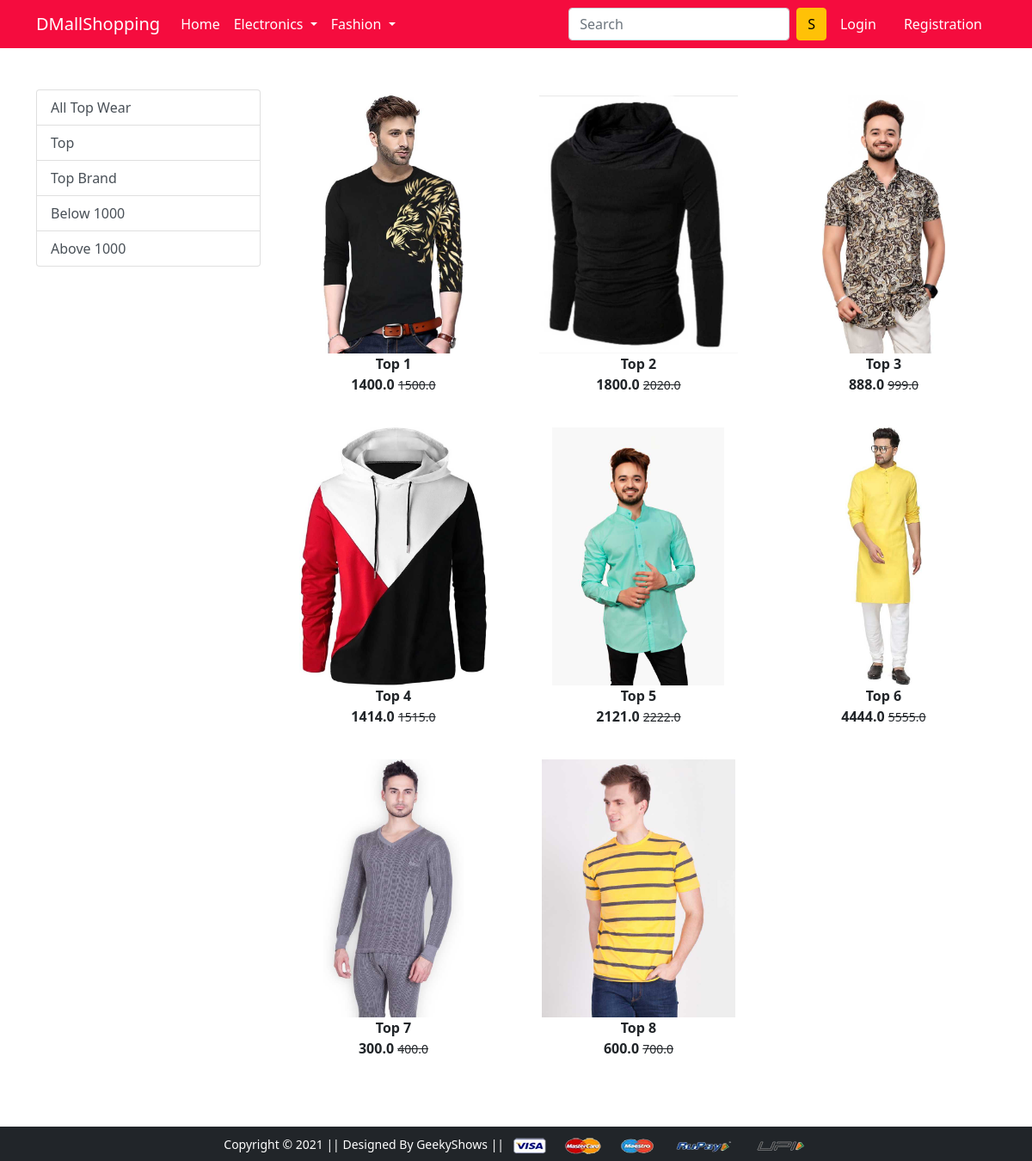
Screenshot of /topwear/ with the database file from the repository.
### app/models.py (models this page shows, shortened)
class Product(models.Model):
   title = models.CharField(max_length=200)
   selling_price = models.FloatField()
   discounted_price = models.FloatField()
   decription = models.TextField()
   brand = models.CharField(max_length=200)
   category = models.CharField(choices=CATEGORY_CHOICES, max_length=20)
   product_image = models.ImageField(upload_to = 'productimg')

### app/views.py (the view)
# urls.py: path('topwear/', views.topwear, name='topwear'),
def topwear(request, data=None):
    totalitem = 0
    if request.user.is_authenticated:
        totalitem = len(Cart.objects.filter(user=request.user))
    if data == None:
        top = Product.objects.filter(category='TW')
    elif data == 'top' or data == 'top brand':
        top = Product.objects.filter(category='TW').filter(brand=data)
    elif data == "below":
        top = Product.objects.filter(category='TW').filter(discounted_price__lt=1000)
    elif data == "above":
        top = Product.objects.filter(category='TW').filter(discounted_price__gt=1000)
    return render(request, 'app/topwear.html', {'top':top, 'totalitem':totalitem})

### app/templates/app/topwear.html (shortened to what this page needs)
{% extends 'app/base.html' %}
{% load static %}
{% block main-content %}
<div class="container my-5">
 <div class="row">
  <div class="col-sm-3">
  <div class="list-group">
    <a href="{% url 'topwear' %}" class="list-group-item list-group-item-action" aria-current="true">All Top Wear</a>
    <a href="{% url 'topweardata' 'top' %}" class="list-group-item list-group-item-action" aria-current="true">Top</a>
    <a href="{% url 'topweardata' 'top brand' %}" class="list-group-item list-group-item-action" aria-current="true">Top Brand</a>
    <a href="{% url 'topweardata' 'below' %}" class="list-group-item list-group-item-action" aria-current="true">Below 1000</a>
    <a href="{% url 'topweardata' 'above' %}" class="list-group-item list-group-item-action" aria-current="true">Above 1000</a>
</div>
</div>
  <div class="col-lg">
  <div class="row">
      {% for product in top %}
  <div class="col-sm-4 text-center mb-4">
      <a href="{% url 'product-detail' product.id %}" class="btn">
          <div class="item">
              <img src="{{product.product_image.url}}" alt="" height="300" class="">
              <div class="fw-bold">{{product.title | capfirst}}</div>
              <div class="fw-bold">{{product.discounted_price}} <small class="fw-light text-decoration-line-through"> {{product.selling_price}}</small></div>
          </div>
      </a>
  </div>
  {% endfor %}
  </div>
  </div>
 </div>
</div>
{% endblock main-content %}

### rows the page displays
Product: product_image (picture), title "Top 1", discounted_price "1400.0", selling_price "1500.0"
Product: product_image (picture), title "Top 2", discounted_price "1800.0", selling_price "2020.0"
Product: product_image (picture), title "Top 3", discounted_price "888.0", selling_price "999.0"
Product: product_image (picture), title "Top 4", discounted_price "1414.0", selling_price "1515.0"
Product: product_image (picture), title "Top 5", discounted_price "2121.0", selling_price "2222.0"
Product: product_image (picture), title "Top 6", discounted_price "4444.0", selling_price "5555.0"
Product: product_image (picture), title "Top 7", discounted_price "300.0", selling_price "400.0"
Product: product_image (picture), title "Top 8", discounted_price "600.0", selling_price "700.0"
